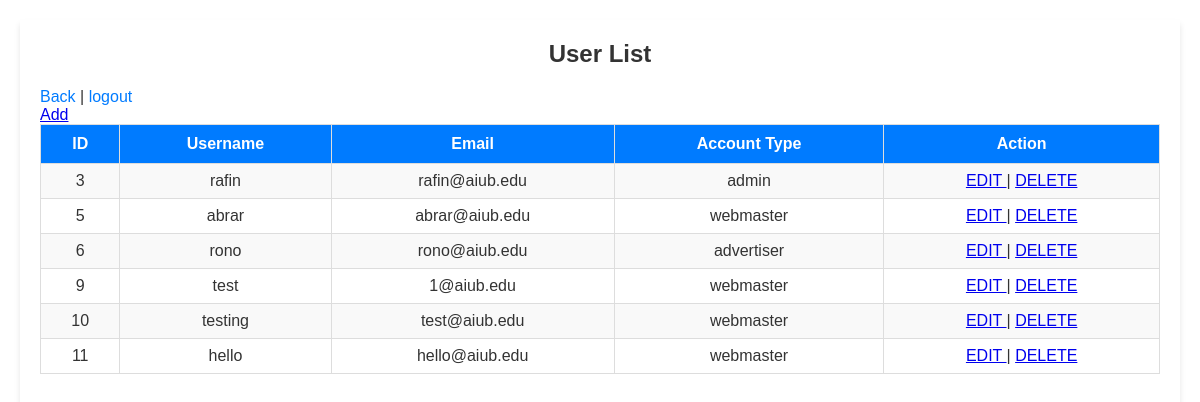
The app's page /view/userlist.php (signed in), older data.
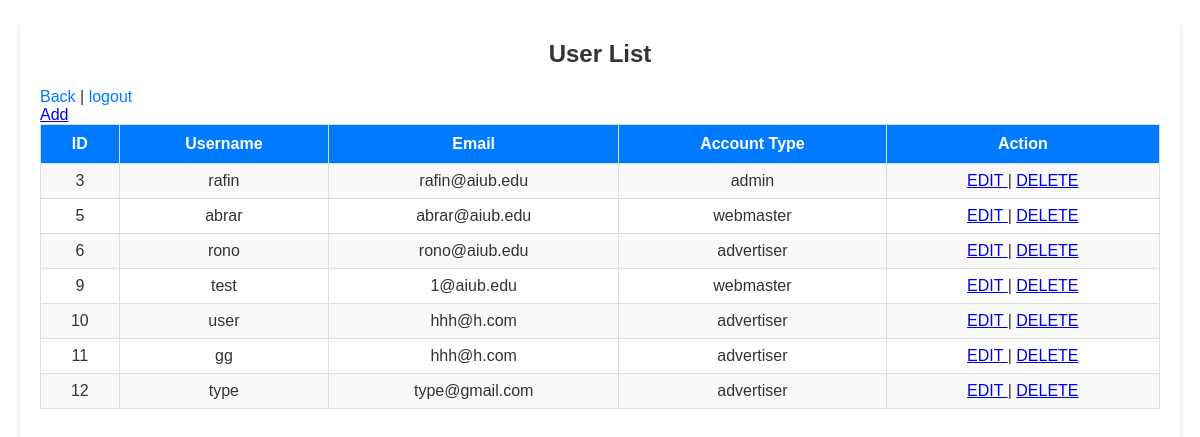
The same page, newer data.
### tables this page shows
CREATE TABLE `users` (
  `id` int(100) NOT NULL,
  `username` varchar(50) NOT NULL,
  `email` varchar(50) NOT NULL,
  `password` varchar(50) NOT NULL,
  `account_type` varchar(30) NOT NULL,
  `question` varchar(200) NOT NULL,
  `answer` varchar(100) NOT NULL,
  `balance` int(11) DEFAULT 0,
  `accepted_terms` tinyint(1) NOT NULL DEFAULT 0
);

### model/userModel.php (called while the page is built, shortened)
<?php
    function getConnection(){
        $con = mysqli_connect('127.0.0.1', 'root', '', 'testing_project');
        return $con;
    }
    function getAllUser(){
        $con = getConnection();
        $sql = "select * from users";
        $result = mysqli_query($con, $sql);
        $users = [];
        while($row = mysqli_fetch_assoc($result)){
            array_push($users, $row);
        }
        return $users;
    }
?>

### view/userlist.php (the view, shortened to what this page needs)
<?php
    require_once('../model/userModel.php');
    $users = getAllUser();
?>
<html lang="en">
<head>
<link rel="stylesheet" href="../asset/userlist.css">
</head>
<body id="userlist-body">
        <h2 id="userlist-heading">User List</h2>
        <a id="back-link" href="home.php"> Back </a> |
        <a id="logout-link" href="../controller/logout.php"> logout </a>
        <br>
        <table id="userlist-table" border="1">
            <tr id="table-header">
                <th id="header-id">ID</th>
                <th id="header-username">Username</th>
                <th id="header-email">Email</th>
                <th id="header-account-type">Account Type</th>
                <th id="header-action">Action</th>
            </tr>
            <?php
                for($i=0; $i<count($users); $i++){
                    $userId = $users[$i]['id'];
            ?>
            <tr id="user-row-<?= $userId ?>">
                <td id="user-id-<?= $userId ?>"><?= $userId ?></td>
                <td id="user-username-<?= $userId ?>"><?= $users[$i]['username'] ?></td>
                <td id="user-email-<?= $userId ?>"><?= $users[$i]['email'] ?></td>
                <td id="user-account-type-<?= $userId ?>"><?= $users[$i]['account_type'] ?></td>
                <td id="user-actions-<?= $userId ?>">
                    <a href="edit.php?id=<?= $userId ?>" id="edit-link-<?= $userId ?>"> EDIT </a> |
                    <a href="deleteUser.php?id=<?= $userId ?>" id="delete-link-<?= $userId ?>"> DELETE </a>
                </td>
            </tr>
            <?php } ?>
            <a href="addUser.php" id="add-user-link"> Add </a>
        </table>
</body>
</html>

Row changes from the older to the newer data that the page shows:
changed users id 10: username "testing" → "user"; email "test@aiub.edu" → "hhh@h.com"; account_type "webmaster" → "advertiser"
changed users id 11: username "hello" → "gg"; email "hello@aiub.edu" → "hhh@h.com"; account_type "webmaster" → "advertiser"
added users: id "12", username "type", email "type@gmail.com", account_type "advertiser"
